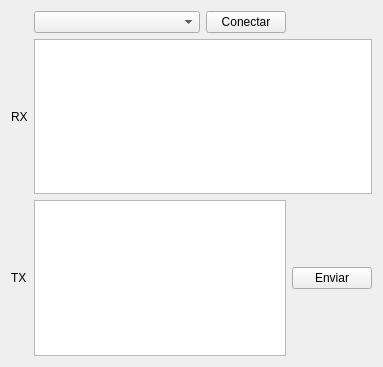
<?xml version="1.0" encoding="UTF-8"?>
<ui version="4.0">
 <class>MainWindow</class>
 <widget class="QMainWindow" name="MainWindow">
  <property name="windowModality">
   <enum>Qt::NonModal</enum>
  </property>
  <property name="geometry">
   <rect>
    <x>0</x>
    <y>0</y>
    <width>383</width>
    <height>367</height>
   </rect>
  </property>
  <property name="sizePolicy">
   <sizepolicy hsizetype="Preferred" vsizetype="Preferred">
    <horstretch>0</horstretch>
    <verstretch>0</verstretch>
   </sizepolicy>
  </property>
  <property name="minimumSize">
   <size>
    <width>383</width>
    <height>367</height>
   </size>
  </property>
  <property name="windowTitle">
   <string>Serial Terminal</string>
  </property>
  <widget class="QWidget" name="centralWidget">
   <layout class="QGridLayout" name="gridLayout">
    <item row="0" column="2">
     <widget class="QComboBox" name="comboBoxPort">
      <property name="sizePolicy">
       <sizepolicy hsizetype="Expanding" vsizetype="Preferred">
        <horstretch>0</horstretch>
        <verstretch>0</verstretch>
       </sizepolicy>
      </property>
      <property name="maximumSize">
       <size>
        <width>16777215</width>
        <height>16777215</height>
       </size>
      </property>
      <property name="currentIndex">
       <number>-1</number>
      </property>
      <property name="maxVisibleItems">
       <number>4</number>
      </property>
     </widget>
    </item>
    <item row="0" column="3">
     <widget class="QPushButton" name="pushButtonConectar">
      <property name="sizePolicy">
       <sizepolicy hsizetype="Fixed" vsizetype="Fixed">
        <horstretch>0</horstretch>
        <verstretch>0</verstretch>
       </sizepolicy>
      </property>
      <property name="text">
       <string>Conectar</string>
      </property>
     </widget>
    </item>
    <item row="2" column="0">
     <widget class="QLabel" name="label">
      <property name="sizePolicy">
       <sizepolicy hsizetype="Minimum" vsizetype="Preferred">
        <horstretch>0</horstretch>
        <verstretch>0</verstretch>
       </sizepolicy>
      </property>
      <property name="text">
       <string>RX</string>
      </property>
     </widget>
    </item>
    <item row="4" column="0">
     <widget class="QLabel" name="label_2">
      <property name="sizePolicy">
       <sizepolicy hsizetype="Minimum" vsizetype="Preferred">
        <horstretch>0</horstretch>
        <verstretch>0</verstretch>
       </sizepolicy>
      </property>
      <property name="text">
       <string>TX</string>
      </property>
     </widget>
    </item>
    <item row="4" column="2" colspan="2">
     <widget class="QPlainTextEdit" name="plainTextEditTX">
      <property name="plainText">
       <string/>
      </property>
     </widget>
    </item>
    <item row="4" column="4">
     <widget class="QPushButton" name="pushButtonEnviar">
      <property name="enabled">
       <bool>true</bool>
      </property>
      <property name="text">
       <string>Enviar</string>
      </property>
     </widget>
    </item>
    <item row="2" column="2" colspan="3">
     <widget class="QPlainTextEdit" name="plainTextEditRX">
      <property name="plainText">
       <string/>
      </property>
     </widget>
    </item>
   </layout>
  </widget>
 </widget>
 <layoutdefault spacing="6" margin="11"/>
 <resources/>
 <connections/>
</ui>
